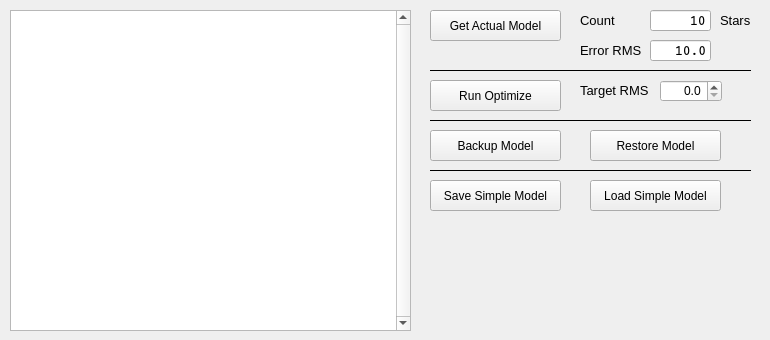
   <widget class="QWidget" name="tab_8">
    <attribute name="title">
     <string>Manage Models</string>
    </attribute>
    <widget class="QLineEdit" name="le_alignNumberStars">
     <property name="geometry">
      <rect>
       <x>650</x>
       <y>10</y>
       <width>61</width>
       <height>21</height>
      </rect>
     </property>
     <property name="font">
      <font>
       <family>Courier</family>
       <pointsize>10</pointsize>
       <weight>75</weight>
       <bold>true</bold>
      </font>
     </property>
     <property name="mouseTracking">
      <bool>false</bool>
     </property>
     <property name="focusPolicy">
      <enum>Qt::NoFocus</enum>
     </property>
     <property name="acceptDrops">
      <bool>false</bool>
     </property>
     <property name="toolTip">
      <string>Number of alignment stars in actual used pointing model</string>
     </property>
     <property name="layoutDirection">
      <enum>Qt::RightToLeft</enum>
     </property>
     <property name="text">
      <string>10</string>
     </property>
     <property name="alignment">
      <set>Qt::AlignRight|Qt::AlignTrailing|Qt::AlignVCenter</set>
     </property>
     <property name="readOnly">
      <bool>true</bool>
     </property>
    </widget>
    <widget class="QLabel" name="label_34">
     <property name="geometry">
      <rect>
       <x>720</x>
       <y>10</y>
       <width>41</width>
       <height>21</height>
      </rect>
     </property>
     <property name="font">
      <font>
       <pointsize>10</pointsize>
      </font>
     </property>
     <property name="text">
      <string>Stars</string>
     </property>
    </widget>
    <widget class="QLabel" name="label">
     <property name="geometry">
      <rect>
       <x>580</x>
       <y>10</y>
       <width>71</width>
       <height>21</height>
      </rect>
     </property>
     <property name="font">
      <font>
       <pointsize>10</pointsize>
      </font>
     </property>
     <property name="text">
      <string>Count</string>
     </property>
    </widget>
    <widget class="QLineEdit" name="le_alignError">
     <property name="geometry">
      <rect>
       <x>650</x>
       <y>40</y>
       <width>61</width>
       <height>21</height>
      </rect>
     </property>
     <property name="font">
      <font>
       <family>Courier</family>
       <pointsize>10</pointsize>
       <weight>75</weight>
       <bold>true</bold>
      </font>
     </property>
     <property name="mouseTracking">
      <bool>false</bool>
     </property>
     <property name="focusPolicy">
      <enum>Qt::NoFocus</enum>
     </property>
     <property name="acceptDrops">
      <bool>false</bool>
     </property>
     <property name="toolTip">
      <string>Number of alignment stars in actual used pointing model</string>
     </property>
     <property name="layoutDirection">
      <enum>Qt::RightToLeft</enum>
     </property>
     <property name="text">
      <string>10.0</string>
     </property>
     <property name="alignment">
      <set>Qt::AlignRight|Qt::AlignTrailing|Qt::AlignVCenter</set>
     </property>
     <property name="readOnly">
      <bool>true</bool>
     </property>
    </widget>
    <widget class="QTextBrowser" name="alignErrorStars">
     <property name="geometry">
      <rect>
       <x>10</x>
       <y>10</y>
       <width>401</width>
       <height>321</height>
      </rect>
     </property>
     <property name="font">
      <font>
       <family>Courier New</family>
       <pointsize>8</pointsize>
      </font>
     </property>
     <property name="verticalScrollBarPolicy">
      <enum>Qt::ScrollBarAlwaysOn</enum>
     </property>
     <property name="horizontalScrollBarPolicy">
      <enum>Qt::ScrollBarAlwaysOff</enum>
     </property>
     <property name="sizeAdjustPolicy">
      <enum>QAbstractScrollArea::AdjustToContents</enum>
     </property>
    </widget>
    <widget class="QLabel" name="label_14">
     <property name="geometry">
      <rect>
       <x>580</x>
       <y>40</y>
       <width>81</width>
       <height>21</height>
      </rect>
     </property>
     <property name="font">
      <font>
       <pointsize>10</pointsize>
      </font>
     </property>
     <property name="text">
      <string>Error RMS</string>
     </property>
    </widget>
    <widget class="QPushButton" name="btn_getActualModel">
     <property name="geometry">
      <rect>
       <x>430</x>
       <y>10</y>
       <width>131</width>
       <height>31</height>
      </rect>
     </property>
     <property name="toolTip">
      <string>Download actual model from mount</string>
     </property>
     <property name="text">
      <string>Get Actual Model</string>
     </property>
    </widget>
    <widget class="QLabel" name="label_37">
     <property name="geometry">
      <rect>
       <x>580</x>
       <y>80</y>
       <width>91</width>
       <height>21</height>
      </rect>
     </property>
     <property name="font">
      <font>
       <pointsize>10</pointsize>
      </font>
     </property>
     <property name="text">
      <string>Target RMS</string>
     </property>
    </widget>
    <widget class="QPushButton" name="btn_runTargetRMSAlignment">
     <property name="geometry">
      <rect>
       <x>430</x>
       <y>80</y>
       <width>131</width>
       <height>31</height>
      </rect>
     </property>
     <property name="toolTip">
      <string>Deletes worst point of actual model until error is below target RMS</string>
     </property>
     <property name="text">
      <string>Run Optimize</string>
     </property>
    </widget>
    <widget class="QDoubleSpinBox" name="targetRMS">
     <property name="geometry">
      <rect>
       <x>660</x>
       <y>80</y>
       <width>62</width>
       <height>22</height>
      </rect>
     </property>
     <property name="alignment">
      <set>Qt::AlignRight|Qt::AlignTrailing|Qt::AlignVCenter</set>
     </property>
     <property name="decimals">
      <number>1</number>
     </property>
     <property name="maximum">
      <double>30.000000000000000</double>
     </property>
     <property name="singleStep">
      <double>0.100000000000000</double>
     </property>
    </widget>
    <widget class="QPushButton" name="btn_backupModel">
     <property name="geometry">
      <rect>
       <x>430</x>
       <y>130</y>
       <width>131</width>
       <height>31</height>
      </rect>
     </property>
     <property name="toolTip">
      <string>Saves actual model und name &quot;BACKUP&quot; in mount</string>
     </property>
     <property name="text">
      <string>Backup Model</string>
     </property>
    </widget>
    <widget class="QPushButton" name="btn_restoreModel">
     <property name="geometry">
      <rect>
       <x>590</x>
       <y>130</y>
       <width>131</width>
       <height>31</height>
      </rect>
     </property>
     <property name="toolTip">
      <string>Restores the actual model from stored model with name &quot;BACKUP&quot;</string>
     </property>
     <property name="text">
      <string>Restore Model</string>
     </property>
    </widget>
    <widget class="Line" name="line_17">
     <property name="geometry">
      <rect>
       <x>430</x>
       <y>60</y>
       <width>321</width>
       <height>21</height>
      </rect>
     </property>
     <property name="frameShadow">
      <enum>QFrame::Plain</enum>
     </property>
     <property name="orientation">
      <enum>Qt::Horizontal</enum>
     </property>
    </widget>
    <widget class="Line" name="line_18">
     <property name="geometry">
      <rect>
       <x>430</x>
       <y>110</y>
       <width>321</width>
       <height>21</height>
      </rect>
     </property>
     <property name="frameShadow">
      <enum>QFrame::Plain</enum>
     </property>
     <property name="orientation">
      <enum>Qt::Horizontal</enum>
     </property>
    </widget>
    <widget class="Line" name="line_19">
     <property name="geometry">
      <rect>
       <x>430</x>
       <y>160</y>
       <width>321</width>
       <height>21</height>
      </rect>
     </property>
     <property name="frameShadow">
      <enum>QFrame::Plain</enum>
     </property>
     <property name="orientation">
      <enum>Qt::Horizontal</enum>
     </property>
    </widget>
    <widget class="QPushButton" name="btn_loadSimpleModel">
     <property name="geometry">
      <rect>
       <x>590</x>
       <y>180</y>
       <width>131</width>
       <height>31</height>
      </rect>
     </property>
     <property name="toolTip">
      <string>Restores the actual model from stored model with name &quot;SIMPLE&quot;</string>
     </property>
     <property name="text">
      <string>Load Simple Model</string>
     </property>
    </widget>
    <widget class="QPushButton" name="btn_saveSimpleModel">
     <property name="geometry">
      <rect>
       <x>430</x>
       <y>180</y>
       <width>131</width>
       <height>31</height>
      </rect>
     </property>
     <property name="toolTip">
      <string>Saves actual model und name &quot;SIMPLE&quot; in mount</string>
     </property>
     <property name="text">
      <string>Save Simple Model</string>
     </property>
    </widget>
   </widget>
